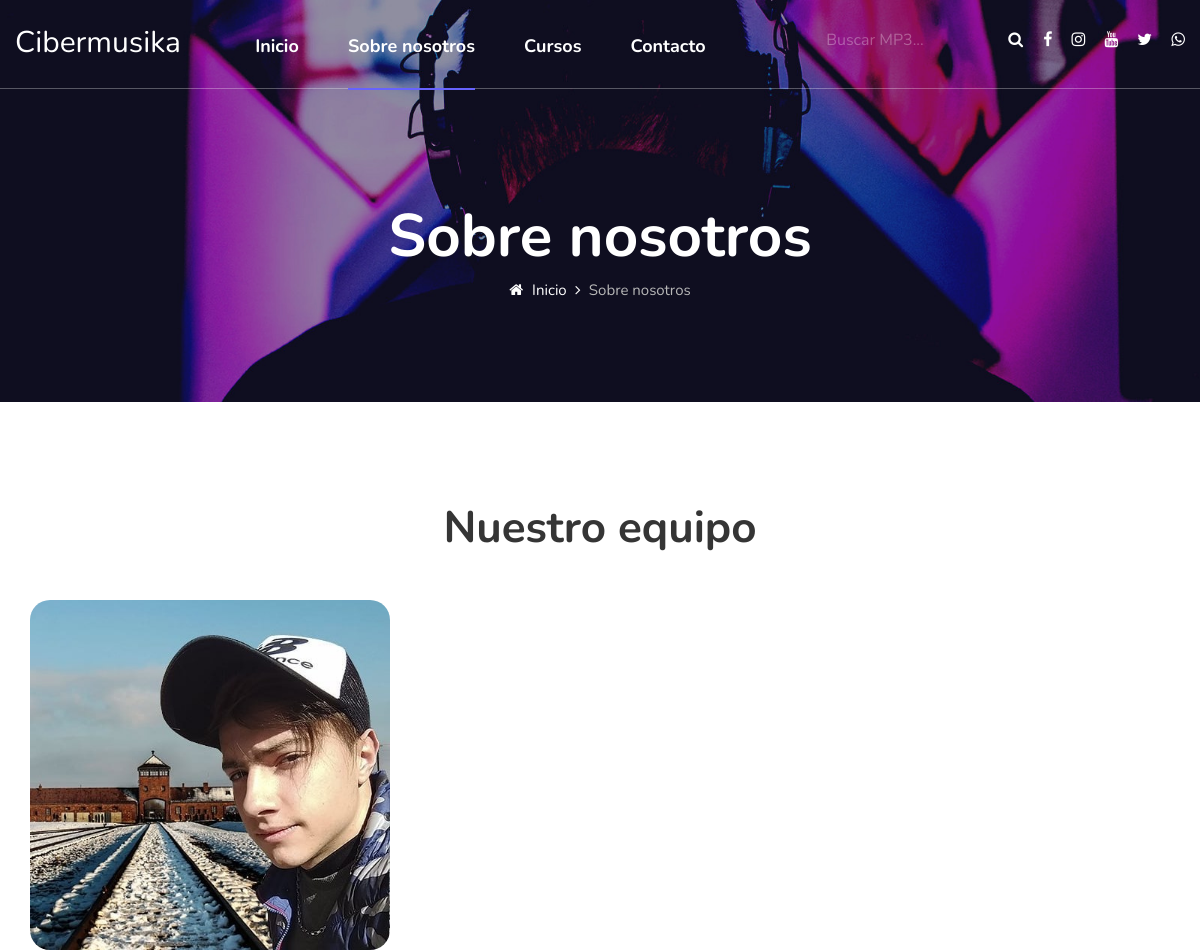
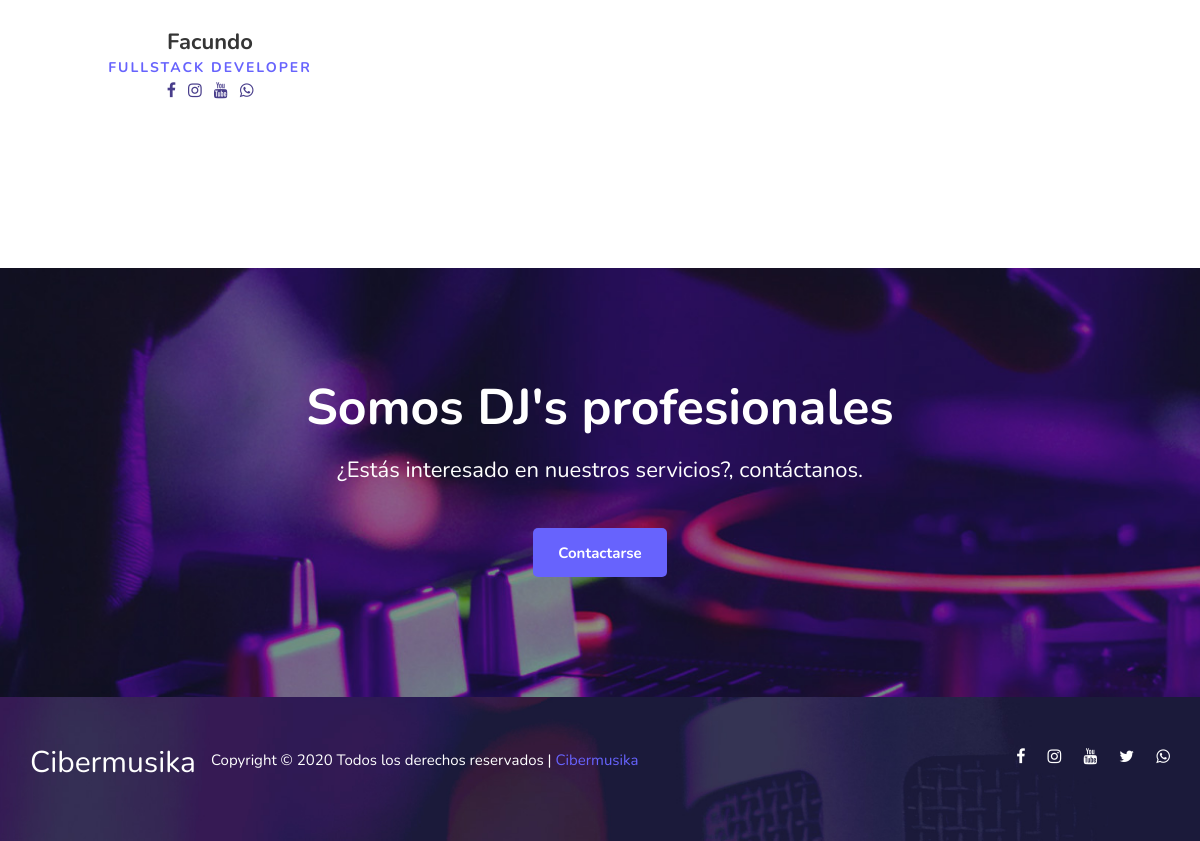
The page /about/ on the database its author committed (2 pictures, top to bottom).
### about/models.py (models this page shows, shortened)
class Equipo(models.Model):
    nombre = models.CharField(max_length=150, verbose_name="Nombres")
    profesion = models.CharField(max_length=150, verbose_name="Profesión")
    imagen = models.ImageField(verbose_name="Foto")
    facebook = models.CharField(max_length=400, verbose_name="Facebook", null=True, blank=True)
    instagram = models.CharField(max_length=400, verbose_name="Instagram", null=True, blank=True)
    twitter = models.CharField(max_length=400, verbose_name="Twitter", null=True, blank=True)
    whatsapp = models.CharField(max_length=400, verbose_name="Whatsapp", null=True, blank=True)
    youtube = models.CharField(max_length=400, verbose_name="Youtube", null=True, blank=True)
    class Meta:
        verbose_name = "Equipo"
        verbose_name_plural = "Equipos"

### about/views.py (the view)
# urls.py: path('', AboutView.as_view(), name="about"),
class AboutView(TemplateView):
    template_name = "about/about.html"
    def get_context_data(self, *args, **kwargs):
        context = super(AboutView, self).get_context_data(**kwargs)
        context['equipo'] = Equipo.objects.all()
        return context

### core/processors.py (called while the page is built)
def ctx_dict(request):
    redes = RedSocial.objects.all().first()
    return {'facebook':redes.facebook,
             'twitter':redes.twitter,
             'instagram':redes.instagram,
             'youtube':redes.youtube,
             'whatsapp':redes.whatsapp}

### search/processors.py (called while the page is built)
def ctx_dict(request):
    return {"categorias": Categoria.objects.all()}

### about/templates/about/about.html (shortened to what this page needs)
{% extends 'core/base.html' %}
{% load static %}
{% block breadcrumb %}
    <section class="breadcrumb-option normal-breadcrumb spad set-bg" data-setbg="{% static 'core/img/breadcrumb-bg.jpg' %}">
        <div class="container">
            <div class="row">
                <div class="col-lg-12">
                    <div class="breadcrumb__text">
                        <h2>Sobre nosotros</h2>
                        <div class="breadcrumb__links">
                            <a href="{% url 'index' %}"><i class="fa fa-home"></i> Inicio</a>
                            <span>Sobre nosotros</span>
                        </div>
                    </div>
                </div>
            </div>
        </div>
    </section>
{% endblock %}
{% block cta %}
    <section class="callto spad set-bg" data-setbg="{% static 'core/img/call-about-bg.jpg' %}">
        <div class="container">
            <div class="row">
                <div class="col-lg-12">
                    <div class="callto__text">
                        <h2>Somos DJ's profesionales</h2>
                        <p>¿Estás interesado en nuestros servicios?, contáctanos.</p>
                        <a href="https://www.{{ whatsapp }}" class="primary-btn">Contactarse</a>
                    </div>
                </div>
            </div>
        </div>
    </section>
{% endblock %}
{% block team %}
    <section class="team spad">
        <div class="container">
            <div class="row">
                <div class="col-lg-12">
                    <div class="section-title">
                        <h2>Nuestro equipo</h2>
                    </div>
                </div>
            </div>
            <div class="row">
                {% for persona in equipo %}
                <div class="col-lg-4 col-md-6 col-sm-6">
                    <div class="team__item">
                        <img src="{{ persona.imagen.url }}" width="290" height="350" alt="">
                        <h4>{{ persona.nombre }}</h4>
                        <span>{{ persona.profesion }}</span>
                        <div>
                            <ul class="list-inline">
                                {% if persona.facebook %}<li class="list-inline-item"><a href="{{ persona.facebook }}" style="color:darkslateblue"><i class="fa fa-facebook"></i></a></li>{% endif %}
                                {% if persona.instagram %}<li class="list-inline-item"><a href="{{ persona.instagram }}" style="color:darkslateblue"><i class="fa fa-instagram"></i></a></li>{% endif %}
                                {% if persona.youtube %}<li class="list-inline-item"><a href="{{ persona.youtube }}" style="color:darkslateblue"><i class="fa fa-youtube"></i></a></li>{% endif %}
                                {% if persona.whatsapp %}<li class="list-inline-item"><a href="{{ persona.whatsapp }}" style="color:darkslateblue"><i class="fa fa-whatsapp"></i></a></li>{% endif %}
                            </ul>
                        </div>
                    </div>
                </div>
                {% endfor %}
            </div>
        </div>
    </section>
{% endblock %}

### core/static/core/css/style.css (style rules this page uses)
html, body { height: 100%; font-family: "Nunito", sans-serif; -webkit-font-smoothing: antialiased; font-smoothing: antialiased; }
h1, h2, h3, h4, h5, h6 { margin: 0; color: #111111; font-weight: 400; font-family: "Nunito", sans-serif; }
h2 { font-size: 36px; }
h4 { font-size: 24px; }
p { font-size: 15px; font-family: "Nunito", sans-serif; color: #8d8d8d; font-weight: 400; line-height: 25px; margin: 0 0 15px 0; }
img { max-width: 100%; }
ul, ol { padding: 0; margin: 0; }
.section-title { margin-bottom: 45px; text-align: center; }
.section-title h2 { font-size: 40px; color: #353535; font-weight: 700; }
.set-bg { background-repeat: no-repeat; background-size: cover; background-position: top center; }
.spad { padding-top: 100px; padding-bottom: 100px; }
.primary-btn { display: inline-block; font-size: 15px; font-weight: 700; padding: 14px 25px 12px; color: #ffffff; background: #6763fd; border-radius: 5px; }
.callto { padding-top: 110px; padding-bottom: 120px; }
.callto__text { text-align: center; }
.callto__text h2 { color: #ffffff; font-size: 50px; font-weight: 700; margin-bottom: 20px; }
.callto__text p { color: #ffffff; font-size: 22px; margin-bottom: 45px; }
.breadcrumb-option { padding-top: 200px; padding-bottom: 240px; position: relative; overflow: hidden; }
.breadcrumb-option.normal-breadcrumb { padding-bottom: 100px; }
.breadcrumb-option .container { padding-left: 0; padding-right: 0; }
.breadcrumb__text { text-align: center; }
.breadcrumb__text h2 { font-size: 60px; color: #ffffff; font-weight: 700; margin-bottom: 6px; }
.breadcrumb__links a { font-size: 15px; color: #ffffff; margin-right: 18px; display: inline-block; position: relative; }
.breadcrumb__links a:after { position: absolute; right: -14px; top: 0; content: ""; font-family: "FontAwesome"; }
.breadcrumb__links a i { margin-right: 5px; }
.breadcrumb__links span { font-size: 15px; color: #b7b7b7; display: inline-block; }
.team { padding-bottom: 135px; }
.team .section-title h2 { font-size: 44px; }
.team__item { text-align: center; margin-bottom: 30px; }
.team__item img { min-width: 100%; border-radius: 20px; margin-bottom: 30px; }
.team__item h4 { color: #353535; font-size: 22px; font-weight: 700; }
.team__item span { font-size: 14px; color: #6763fd; font-weight: 700; display: inline-block; text-transform: uppercase; letter-spacing: 2px; }
@media only screen and (min-width: 1200px) { .container { max-width: 1170px; } }

### rows shown on the page
Equipo: imagen (picture), nombre "Facundo", profesion "FULLSTACK DEVELOPER"
